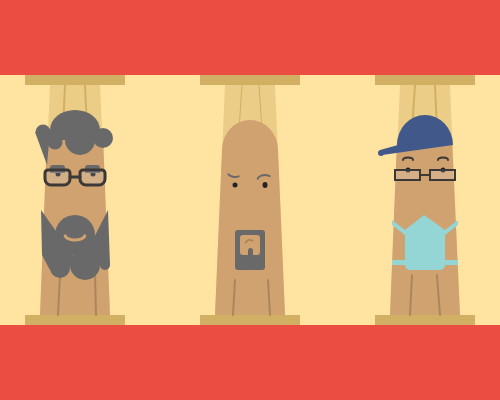
Frame 1 (no input)
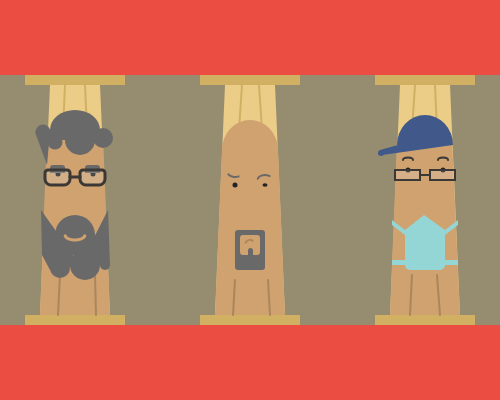
Frame 60 (no input)
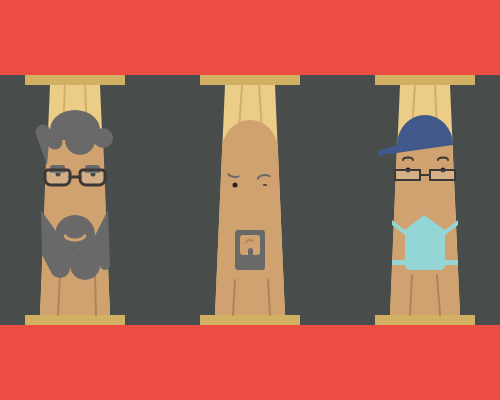
Frame 120 (the mouse pressed at the canvas centre since frame 60)

The p5.js sketch that drew these frames (run headless with seeded random() and noise() and a simulated clock; from frame 60 on, the mouse is pressed at the canvas centre):

// p5.js sketch
// ── sketch.js
let x;
function setup() {
  createCanvas(500, 400);
  angleMode(DEGREES);
  x=0;
}

function draw() {

  background(255, 227, 161);
  noStroke();
  fill(44, 53, 61,255*sin(x));
  x=x+0.5;
  //fill(44, 53, 61,x+100);
  //x=x-2;

  rect(0,0,500,400);
  fill(235, 77, 66);
  rect(0,0,500,75);//upper
  rect(0,325,500,75);//lower
  
  fill(209, 176, 100);
  rect(200,75,100,10);//2
  rect(25,75,100,10);//1
  rect(375,75,100,10);//3//upper
  
  rect(200,315,100,10);//2
  rect(25,315,100,10);//1
  rect(375,315,100,10);//3//lower
  
  fill(235, 205, 136);
  quad(225,85,275,85,285,315,215,315);//2
  quad(50,85,100,85,110,315,40,315);//1
  quad(400,85,450,85,460,315,390,315);//3//pillers
  
  //demon
  stroke(209, 176, 100);
  line(242,85,239,130);
  line(259,85,262,130);//lines
  
  noStroke();
  fill(207, 162, 112);
  ellipse(250,150,56,60);//head
  quad(222,150,278,150,285,315,215,315);
  fill(105, 105, 105);
  rect(235,230,30,40,3,3,3,3);
   fill(207, 162, 112);
   rect(240,235,20,20,3,3,3,3);
  fill(105, 105, 105);
  rect(248,248,5,20,3,3,3,3);//beard
  fill(36, 36, 36);
  ellipse(235,185,5,5);
  ellipse(265,185,5,6-5*sin(x));//eyes
  noFill();
  stroke(171, 134, 92);
  strokeWeight(2)
  arc(250,245,10,10,210,300);//mouth
  stroke(105, 105, 105);
  arc(235,172,15,10,50,160);
  arc(265,180,15,10,190,320);//eyebrows
  
  stroke(171, 134, 92);
  line(268,280,270,315);
  line(235,280,233,315);//lines
  
  //co-shake
 stroke(209, 176, 100);
  line(65,85,63,130);
  line(85,85,87,130);//lines
  
  noStroke();
  fill(207, 162, 112);
  quad(47,135,103,135,110,315,40,315);
  
 stroke(171, 134, 92);
   strokeWeight(2)
  line(95,275,96,315);
  line(60,275,58,315);//lines
  
   noStroke();
   fill(105, 105, 105);
  ellipse(75,235,40,40);
  ellipse(85,265,30,30);
  ellipse(60,268,20,20);
  ellipse(105,265,10,10);
  quad(41,210,80,265,50,270,42,255);
  triangle(108,210,110,265,80,265);//beard
  
   stroke(207, 162, 112);
   strokeWeight(3)
  arc(75,235,20,10,5,175);//mouth
  
  noStroke();
  fill(36, 36, 36);
  ellipse(58,174,5,5);
  ellipse(93,174,5,5);//eyes
  fill(105, 105, 105);
  rect(50,165,15,8,3,3,0,0);
  rect(85,165,15,8,3,3,0,0);
  
   fill(230, 230, 230,50);
   stroke(59, 56, 53);
   strokeWeight(3)
  rect(45,170,25,15,3,3,6,6);
  rect(80,170,25,15,3,3,6,6);
  line(70,177,80,177)//specs
  
  noStroke();
   fill(105, 105, 105);
  arc(75,130,50,40,180,0);
  arc(43,132,15,15,180,0);
  ellipse(80,140,30,30);
  ellipse(55,142,15,15);
  ellipse(103,138,20,20);
  rect(45,130,60,10)
  triangle(35,132,50,132,47,165);//hair
  
  //thee vaari
   stroke(209, 176, 100);
   strokeWeight(2)
   line(415,85,412,130);
  line(435,85,437,130);//lines
  
  noStroke();
   fill(207, 162, 112);
   quad(397,140,452,140,460,315,390,315);
  
   fill(65, 88, 138);
  arc(425,145,56,60,180,0);
  quad(398,145,453,145,382,155,380,150);
  ellipse(381,153,6,6);//cap
  
   fill(148, 214, 214);
  rect(405,230,40,40,0,0,5,5);
  triangle(405,230,445,230,424,215);
  quad(392,220,405,230,405,235,392,225);
  quad(392,260,405,260,405,265,392,265);
  quad(445,230,458,220,458,225,445,235);
  quad(445,260,458,260,458,265,445,265);//mask
  
   fill(36, 36, 36);
  ellipse(408,170,5,5);
   ellipse(443,170,5,5);
  noFill();
   stroke(59, 56, 53);
  arc(408,160,10,5,180,0);
  arc(443,160,10,5,180,0);//eyes
  
  fill(230, 230, 230,50);
  stroke(59, 56, 53);
   strokeWeight(2)
  rect(395,170,25,10);
   rect(430,170,25,10);
  line(420,175,430,175);//specs
  
   stroke(171, 134, 92);
  line(412,275,410,315);
  line(437,275,440,315);//lines
  
  
  
  
  
  
  
  
}
